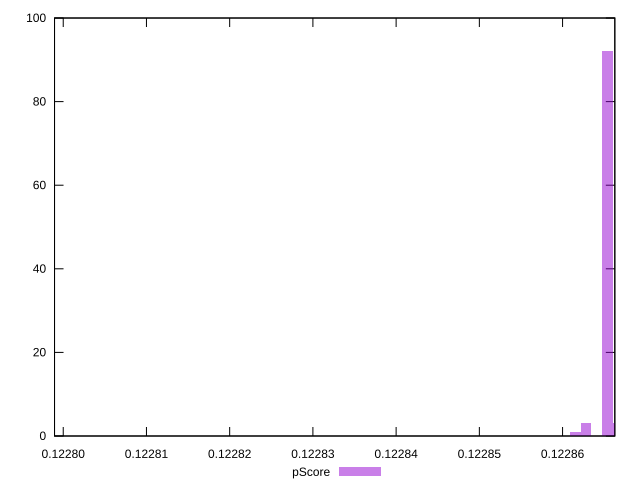

Reproduce this figure in gnuplot.
reset

$pScore <<EOF
0.12279838643497681 1
0.12286538377098163 92
0.12286280695036605 3
0.12286667218128941 3
0.12286151854005828 1
EOF

set key outside below
set boxwidth 0.000001288410307784879
set xrange [0.12279895521810946:0.1228662777793319]
set yrange [0:100]
set trange [0:100]
set style fill transparent solid 0.5 noborder
set terminal svg size 640, 490 enhanced background rgb 'white'
set output "report_00025_2021-02-22T21:38:55.199Z/uses-long-cache-ttl/samples/pages+cached/pScore/histogram.svg"

plot $pScore title "pScore" with boxes

reset
